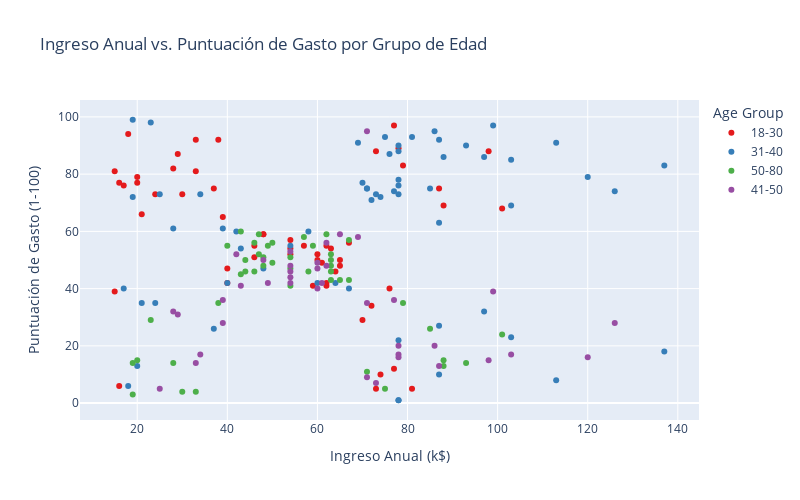

The notebook cell saved with this chart:
### Code cell
# Categorizar las edades en grupos
df['Age Group'] = pd.cut(df['Age'], bins=[18, 30, 40, 50, 80], labels=['18-30', '31-40', '41-50', '50-80'], right=False)

# Scatterplot por grupo de edad
fig = px.scatter(df, x='Annual Income (k$)', y='Spending Score (1-100)',
                 color='Age Group',
                 title='Ingreso Anual vs. Puntuación de Gasto por Grupo de Edad',
                 labels={'Annual Income (k$)': 'Ingreso Anual (k$)', 'Spending Score (1-100)': 'Puntuación de Gasto (1-100)'},
                 color_discrete_sequence=px.colors.qualitative.Set1,
                 width=800, height=500)

fig.show()

### Figure 1 — Plotly figure (JSON) as saved in the notebook; plotly's stock layout.template omitted (floating-point values rounded to 4 significant figures)
{"data": [{"hovertemplate": "Age Group=18-30<br>Ingreso Anual (k$)=%{x}<br>Puntuación de Gasto (1-100)=%{y}<extra></extra>", "legendgroup": "18-30", "marker": {"color": "rgb(228,26,28)", "symbol": "circle"}, "mode": "markers", "name": "18-30", "orientation": "v", "showlegend": true, "type": "scatter", "x": [15, 15, 16, 16, 17, 18, 20, 20, 21, 24, 28, 29, 30, 33, 33, 37, 38, 39, 40, 40, 46, 46, 48, 48, 54, 54, 54, 57, 59, 60, 60, 61, 62, 62, 62, 63, 64, 65, 65, 67, 70, 72, 73, 73, 74, 76, 77, 77, 78, 79, 81, 87, 88, 98, 101], "xaxis": "x", "y": [39, 81, 6, 77, 76, 94, 77, 79, 66, 73, 82, 87, 73, 92, 81, 75, 92, 65, 47, 42, 51, 55, 59, 59, 54, 52, 57, 55, 41, 52, 50, 49, 41, 55, 42, 54, 46, 48, 50, 56, 29, 34, 5, 88, 10, 40, 12, 97, 89, 83, 5, 75, 69, 88, 68], "yaxis": "y"}, {"hovertemplate": "Age Group=31-40<br>Ingreso Anual (k$)=%{x}<br>Puntuación de Gasto (1-100)=%{y}<extra></extra>", "legendgroup": "31-40", "marker": {"color": "rgb(55,126,184)", "symbol": "circle"}, "mode": "markers", "name": "31-40", "orientation": "v", "showlegend": true, "type": "scatter", "x": [17, 18, 19, 19, 20, 21, 23, 24, 25, 28, 34, 37, 39, 40, 42, 43, 48, 54, 58, 60, 64, 67, 69, 70, 71, 71, 72, 73, 74, 75, 76, 77, 78, 78, 78, 78, 78, 78, 78, 78, 81, 85, 86, 87, 87, 87, 87, 88, 93, 97, 97, 99, 103, 103, 103, 113, 113, 120, 126, 137, 137], "xaxis": "x", "y": [40, 6, 72, 99, 13, 35, 98, 35, 73, 61, 73, 26, 61, 42, 60, 54, 47, 55, 60, 42, 42, 40, 91, 77, 75, 75, 71, 73, 72, 93, 87, 74, 22, 90, 88, 76, 1, 78, 1, 73, 93, 75, 95, 27, 63, 10, 92, 86, 90, 32, 86, 97, 85, 23, 69, 8, 91, 79, 74, 18, 83], "yaxis": "y"}, {"hovertemplate": "Age Group=50-80<br>Ingreso Anual (k$)=%{x}<br>Puntuación de Gasto (1-100)=%{y}<extra></extra>", "legendgroup": "50-80", "marker": {"color": "rgb(77,175,74)", "symbol": "circle"}, "mode": "markers", "name": "50-80", "orientation": "v", "showlegend": true, "type": "scatter", "x": [19, 19, 20, 23, 28, 30, 33, 38, 40, 43, 43, 44, 44, 46, 46, 47, 47, 48, 48, 49, 50, 50, 54, 54, 54, 57, 58, 59, 62, 63, 63, 63, 63, 63, 65, 67, 67, 71, 75, 79, 85, 88, 88, 93, 101], "xaxis": "x", "y": [3, 14, 15, 29, 14, 4, 4, 35, 55, 60, 45, 50, 46, 46, 56, 52, 59, 51, 48, 55, 49, 56, 47, 51, 41, 58, 46, 55, 59, 50, 46, 43, 48, 52, 43, 43, 57, 11, 5, 35, 26, 13, 15, 14, 24], "yaxis": "y"}, {"hovertemplate": "Age Group=41-50<br>Ingreso Anual (k$)=%{x}<br>Puntuación de Gasto (1-100)=%{y}<extra></extra>", "legendgroup": "41-50", "marker": {"color": "rgb(152,78,163)", "symbol": "circle"}, "mode": "markers", "name": "41-50", "orientation": "v", "showlegend": true, "type": "scatter", "x": [25, 28, 29, 33, 34, 39, 39, 42, 43, 48, 49, 54, 54, 54, 54, 54, 60, 60, 60, 61, 62, 62, 65, 69, 71, 71, 71, 73, 77, 78, 78, 78, 86, 87, 98, 99, 103, 120, 126], "xaxis": "x", "y": [5, 32, 31, 14, 17, 36, 28, 52, 41, 50, 42, 53, 48, 42, 44, 46, 49, 40, 47, 42, 48, 56, 59, 58, 35, 95, 9, 7, 36, 17, 20, 16, 20, 13, 15, 39, 17, 16, 28], "yaxis": "y"}], "layout": {"height": 500, "legend": {"title": {"text": "Age Group"}, "tracegroupgap": 0}, "title": {"text": "Ingreso Anual vs. Puntuación de Gasto por Grupo de Edad"}, "width": 800, "xaxis": {"anchor": "y", "domain": [0, 1], "title": {"text": "Ingreso Anual (k$)"}}, "yaxis": {"anchor": "x", "domain": [0, 1], "title": {"text": "Puntuación de Gasto (1-100)"}}}}
